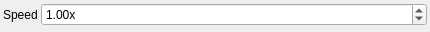
<?xml version="1.0" encoding="UTF-8"?>
<ui version="4.0">
 <class>BlockVideoSpeed</class>
 <widget class="QWidget" name="BlockVideoSpeed">
  <property name="geometry">
   <rect>
    <x>0</x>
    <y>0</y>
    <width>430</width>
    <height>32</height>
   </rect>
  </property>
  <property name="windowTitle">
   <string>Form</string>
  </property>
  <layout class="QFormLayout" name="formLayout">
   <property name="horizontalSpacing">
    <number>3</number>
   </property>
   <property name="verticalSpacing">
    <number>3</number>
   </property>
   <property name="leftMargin">
    <number>3</number>
   </property>
   <property name="topMargin">
    <number>3</number>
   </property>
   <property name="rightMargin">
    <number>3</number>
   </property>
   <property name="bottomMargin">
    <number>3</number>
   </property>
   <item row="0" column="0">
    <widget class="QLabel" name="label">
     <property name="text">
      <string>Speed</string>
     </property>
    </widget>
   </item>
   <item row="0" column="1">
    <widget class="QDoubleSpinBox" name="speedBox">
     <property name="prefix">
      <string/>
     </property>
     <property name="suffix">
      <string>x</string>
     </property>
     <property name="minimum">
      <double>0.010000000000000</double>
     </property>
     <property name="maximum">
      <double>1000.000000000000000</double>
     </property>
     <property name="singleStep">
      <double>0.500000000000000</double>
     </property>
     <property name="value">
      <double>1.000000000000000</double>
     </property>
    </widget>
   </item>
  </layout>
 </widget>
 <resources/>
 <connections/>
</ui>
